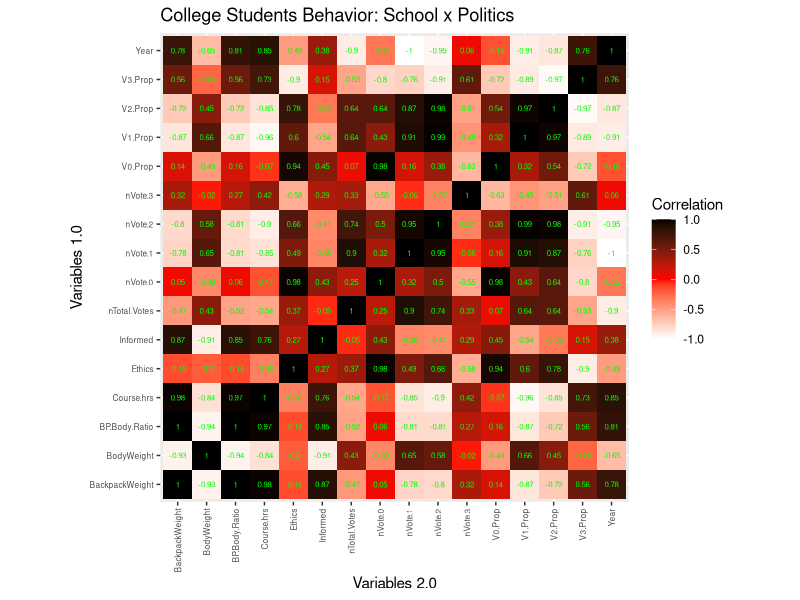
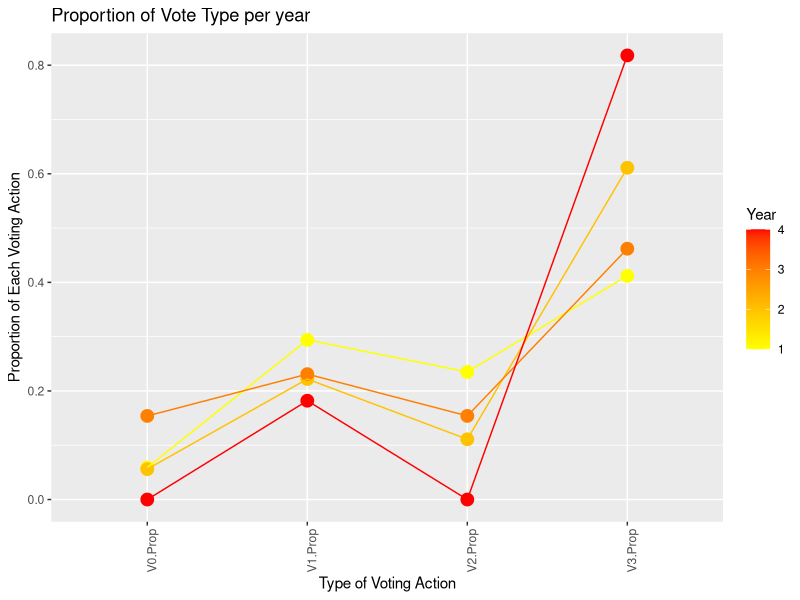
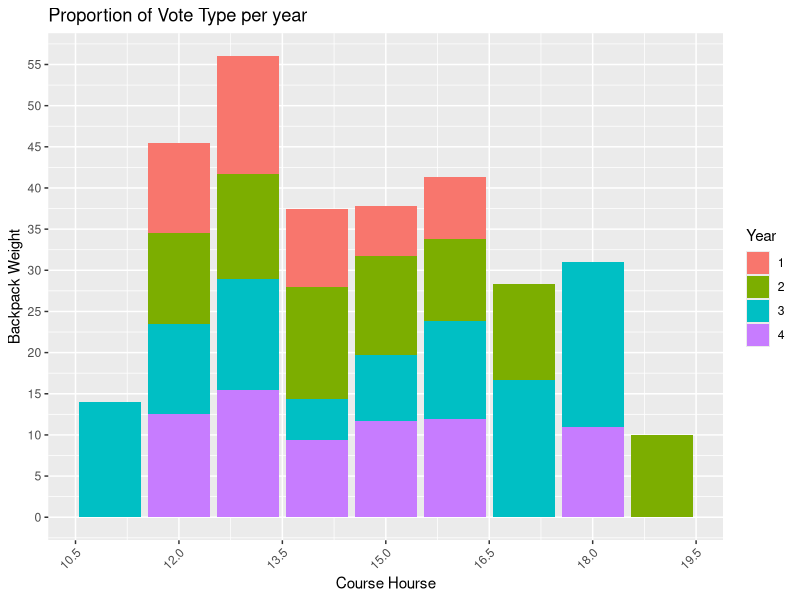
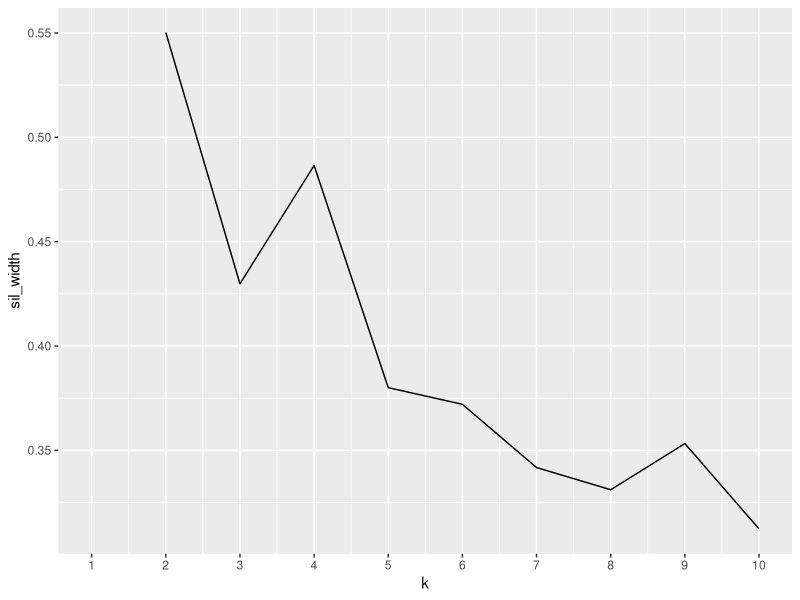
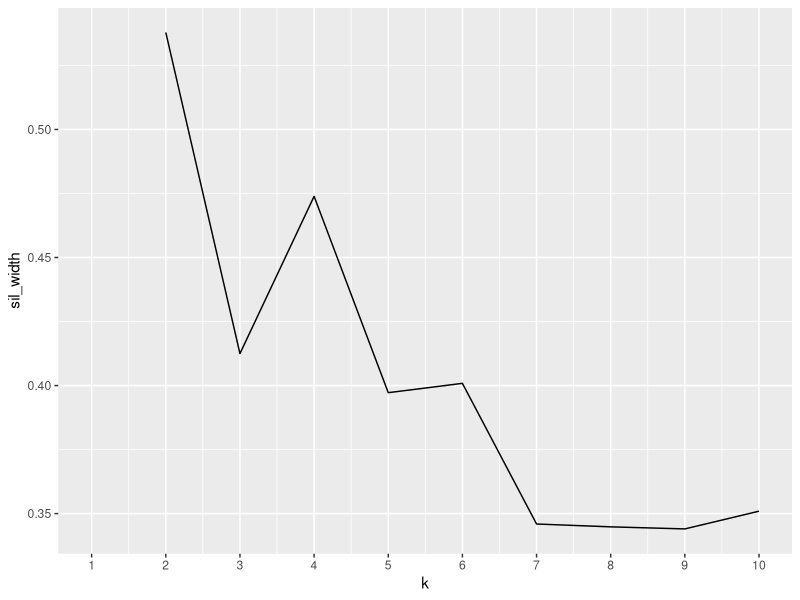
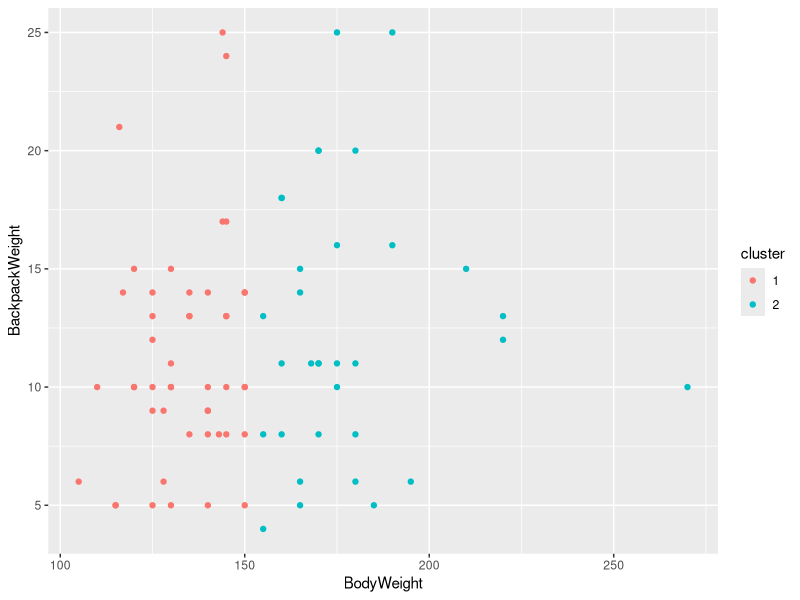
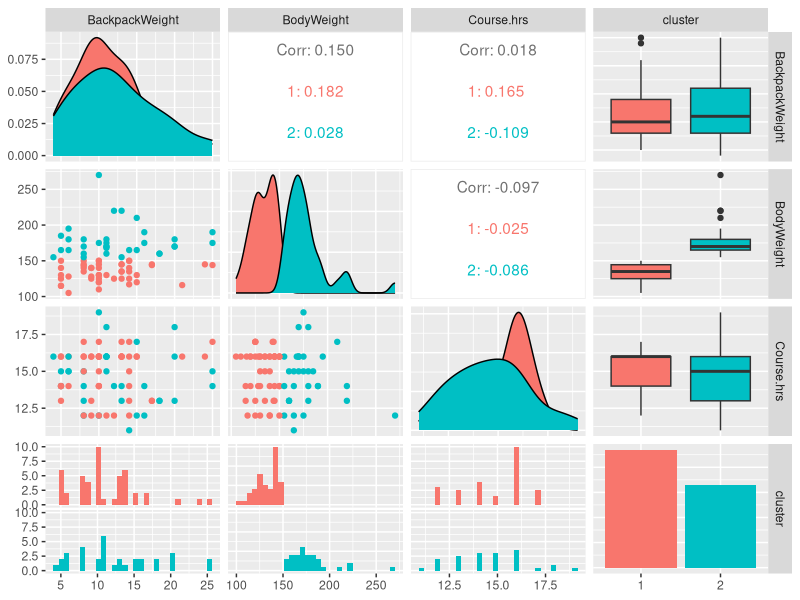

Source code (R) for these figures, in order:
## ---- chunk 1
knitr::opts_chunk$set(echo = TRUE)
## ---- chunk 2

library(tidyverse)
library(readxl)
backpack <- read_excel("Backpack.xls")
col_voters <- read_excel("College Voters.xls")
library(ggplot2)
library(cluster)

## ---- chunk 3

##rename/recode backpack data
backpack4 <- backpack %>% mutate(Schooltype = recode(Status, U = "Undergad", .default=NA_character_)) %>%  filter(!is.na(Status)) %>% mutate(Year = recode(Year, "1", "2", "3", "4", .default=NA_character_)) %>% filter(!is.na(Year)) %>% select(BackpackWeight, BodyWeight, Major, Year, Units) %>% rename(Course.hrs = "Units") 

##tidy backpack data
backpack5 <- backpack4 %>% 
  mutate (BP.Body.Ratio = (BackpackWeight/BodyWeight)) %>% 
  group_by(Year) %>% 
  mutate (BackpackWeight = mean(BackpackWeight), BodyWeight = mean(BodyWeight), BP.Body.Ratio = mean(BP.Body.Ratio), Course.hrs = mean(Course.hrs)) %>%
  group_by(Year) %>%
  select( Year, BackpackWeight, BodyWeight, BP.Body.Ratio, Course.hrs, Major) %>%
  distinct() %>%
  group_by(Year)%>%
  arrange (-desc(Major)) %>%
  mutate(Major= paste(unlist(Major),collapse=", ")) %>%
  distinct () %>% 
  arrange(-desc(Year)) 


## tidy voter data
col_voters4 <- col_voters %>% select(Year, Vote, Ethics, Inform) %>% rename(Informed = "Inform") %>% mutate_at((vars(Year)), as.character)


Year_vote <- col_voters4 %>% 
  group_by(Year, Vote)%>%
  summarize(Count=n()) %>% 
  pivot_wider(names_from=Vote, values_from = Count) %>%
  replace(is.na(.), 0) %>%
  arrange(-desc(Year)) %>%
  rename(nVote.0="0", nVote.1="1", nVote.2="2", nVote.3="3") %>%
  mutate(nTotal.Votes = (nVote.0 + nVote.1 + nVote.2 + nVote.3)) %>%
  ##explain weird nameing (in order to be able to separate the variables correctly later on)
  mutate (V0.Prop = (nVote.0/nTotal.Votes), V1.Prop = (nVote.1/nTotal.Votes), V2.Prop = (nVote.2/nTotal.Votes), V3.Prop= (nVote.3/nTotal.Votes))

##extra vote data
Year_EI <- col_voters4 %>% 
  group_by(Year) %>% 
  select(-Vote) %>% 
  summarize (Ethics=mean(Ethics), Informed= mean(Informed)) %>% arrange(-desc(Year)) 

##joining the separated vote datasets
Voters_join <- Year_vote %>% 
  left_join(Year_EI) 

##final joining of datasets (without labels)
Joined_dat <- Voters_join %>% 
  left_join(backpack5, by="Year") %>% 
  mutate_if(is.numeric, round, 3) 
Joined_dat

##final joining with labels
Joined_labl <- Voters_join %>% 
  left_join(backpack5, by="Year") %>% 
  mutate_if(is.numeric, round, 3) %>% rename(Ethics.avg = "Ethics", Informed.avg = "Informed", BackpackWeight.avg = BackpackWeight, BodyWeight.avg = BodyWeight, Course.hrs.avg = "Course.hrs" ) 


## ---- chunk 4

##grouped summarize stats? 
Grouped_stats <- Joined_dat %>% summarize_if(is.numeric, list(mean=mean, median=median, max=max, min=min, sum=sum)) %>%  pivot_longer(contains("_"))  %>% 
  ##Separated the names of the variable and their applicable statistics 
  separate(name, into=c("Var", "Stat"), sep="_") %>% group_by(Var, Stat) %>% pivot_wider(names_from=Year, values_from="value") %>% 
  ##rounded each value to the third decimal place
  mutate_if(is.numeric, round, 3)

##actual grouped summarize stats 
Joined_labl


##ungrouped summarize stats

Overall_stats <- Joined_dat %>% 
  ungroup(Year)  %>% 
  summarize_if(is.numeric, list(Mean=mean, Median=median, Max=max, Min=min, SumTotal=sum), na.rm=T)  %>% 
  ##Recalculated the proportion without the grouping factor "Year" (e.g., Vote_0.n / Total_votes)
  mutate (V0.Prop_SumTotal = (nVote.0_SumTotal/nTotal.Votes_SumTotal), V1.Prop_SumTotal = (nVote.1_SumTotal/nTotal.Votes_SumTotal), V2.Prop_SumTotal = (nVote.2_SumTotal/nTotal.Votes_SumTotal), V3.Prop_SumTotal= (nVote.3_SumTotal/nTotal.Votes_SumTotal)) %>%
  ##collapsed all summary statistic titles and values
  pivot_longer(contains("_"))  %>% 
  ##Separated the names of the variable and their applicable statistics 
  separate(name, into=c("Var", "Stat"), sep="_")  %>% 
  ##removed the redundant statistic 
  ##expanded the statistic column so that each type is now a column title
  pivot_wider(names_from=Stat, values_from="value") %>% 
  ##rounded each value to the third decimal place
  mutate_if(is.numeric, round, 3) 
Overall_stats



## ---- chunk 5


##matrix work
 
Joined_dat %>% mutate_at((vars(Year)), as.numeric) %>% select_if(is.numeric) %>% cor %>% as.data.frame %>% rownames_to_column("Col1") %>% pivot_longer(-1, names_to = "Col2", values_to="Correlation") %>% ggplot(aes(Col1, Col2, fill=Correlation)) + geom_tile() + scale_fill_gradient2(low="white",mid="red",high="black")+ 
geom_text(aes(label=round(Correlation,2)),color = "green", size = 2)+
theme(axis.text.x = element_text(vjust = 0.5,  angle = 90, hjust = 1,  size=6), axis.text.y=element_text(size=6)) + coord_fixed()+ ylab("Variables 1.0") + xlab("Variables 2.0") + ggtitle("College Students Behavior: School x Politics")


##gg plot 1

ggplot1_dat <- Voters_join %>%
  left_join(backpack5, by="Year") %>% mutate_at((vars(Year)), as.numeric) %>%
  mutate_if(is.numeric, round, 3)  %>% rename(Ethics.avg = "Ethics", Informed.avg = "Informed", BackpackWeight.avg = BackpackWeight, BodyWeight.avg = BodyWeight, Course.hrs.avg = "Course.hrs" ) %>% select(-Major) %>% pivot_longer(cols = ends_with("Prop"),names_to="Type_prop", values_to = "Proportion_vals")

ggplot(data = ggplot1_dat, aes(x = Type_prop, y = Proportion_vals, color = Year)) + 
  geom_point(size = 4) + geom_line(aes(group= Year)) +  theme(axis.text.x = element_text(angle=90, hjust=1)) + ggtitle("Proportion of Vote Type per year") + ylab("Proportion of Each Voting Action") + xlab("Type of Voting Action") + scale_color_gradient(low="yellow", high="red")



##gg plot 2

backpack6 <-  backpack4 %>%  mutate (BP.Body.Ratio = (BackpackWeight/BodyWeight))

ggplot(backpack6, aes(Course.hrs))+
  geom_bar(aes(y=BackpackWeight, fill=Year), stat="summary", fun=mean) +
  theme(axis.text.x=element_text(angle=45, hjust=1)) + ggtitle("Relationship Between Years in School, Backpack Weight, and Course Hours (Summary)") + ggtitle("Proportion of Vote Type per year") + ylab("Backpack Weight") + xlab("Course Hourse") + scale_y_continuous(breaks = seq(0,80,5)) +scale_x_continuous(breaks = seq(0,25,1.5))




## ---- chunk 6

##k-Means
clust_dat <- backpack4%>%select(is.numeric)
sil_width<-vector()
for(i in 2:10){  
  kms <- kmeans(clust_dat,centers=i) #compute k-means solution
  sil <- silhouette(kms$cluster,dist(clust_dat)) #get sil widths
  sil_width[i]<-mean(sil[,3]) #take averages (higher is better)
}
ggplot()+geom_line(aes(x=1:10,y=sil_width))+scale_x_continuous(name="k",breaks=1:10)

##****REMOVED THIS INFORMATION BECAUSE OF ERROR (JUST NEED TO TURN IT IN)******##

#kmeans1 <- clust_dat  %>% kmeans(2)
#kmeansclust <- clust_dat %>% mutate(cluster=as.factor(kmeans1$clustering))
#kmeansclust %>% ggplot(aes(BackpackWeight,BodyWeight,Year,Course.hrs, cluster, #color=cluster)) +geom_point()

#PAM
pam_dat <- backpack4%>%select(is.numeric) 
sil_width <- vector()
for(i in 2:10){  
  pam_fit <-pam( pam_dat, k=i)
  sil_width[i]<-pam_fit$silinfo$avg.width
}
ggplot()+geom_line(aes(x=1:10,y=sil_width))+scale_x_continuous(name="k",breaks=1:10)


## without scale is better...
pam1 <- pam_dat %>% pam(k=2)
pamclust <- pam_dat %>% mutate(cluster=as.factor(pam1$clustering))
pamclust %>%  ggplot(aes(BodyWeight,BackpackWeight,Course.hrs, color=cluster)) +geom_point()

##....than  with scale
#pam1 <-pam_dat  %>% scale %>% pam(k=2)
#pamclust <-pam_dat %>% mutate(cluster=as.factor(pam1$clustering))
#pamclust %>%  ggplot(aes(BodyWeight,BackpackWeight,Course.hrs, color=cluster)) +geom_point()


##5 visualize clusters
library(GGally)
ggpairs(pamclust, columns=1:4, aes(color=cluster))


## 5 interpreting average silhoutte width
pam1$silinfo$avg.width


backpack4 %>% slice(pam1$id.med)


